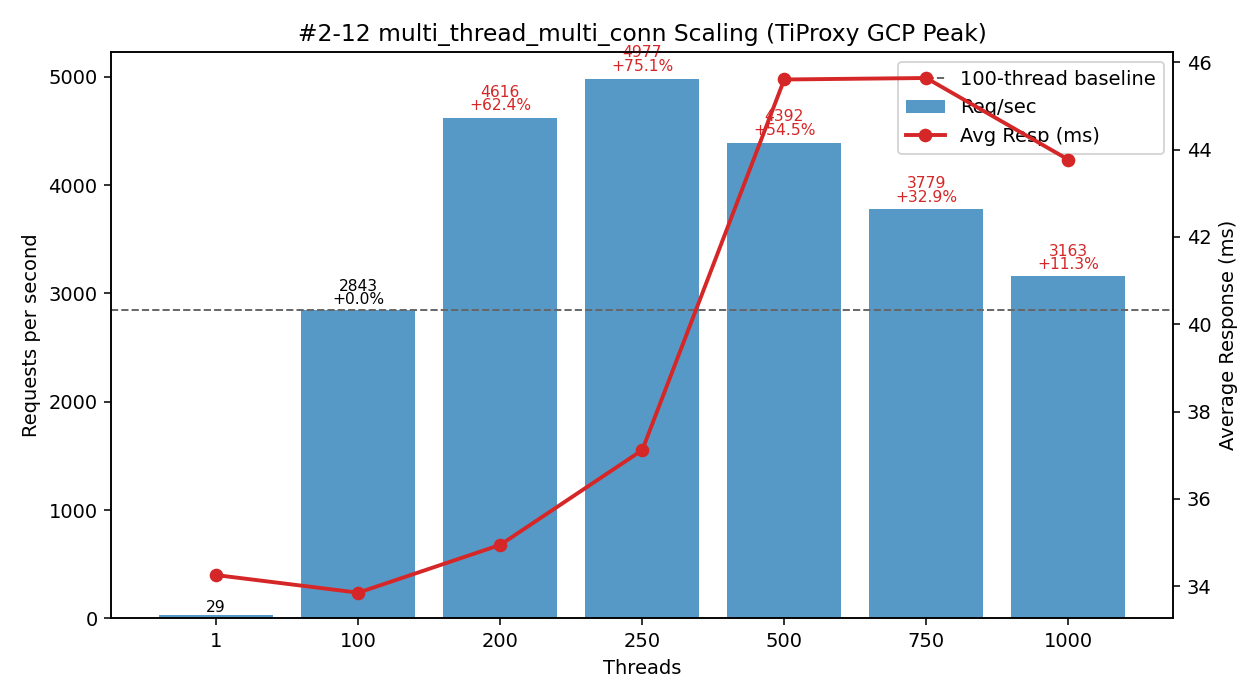

This chart was generated by the following Python code:
#!/usr/bin/env python3
"""
Plot multi_thread_multi_conn performance (#2-12 TiProxy GCP Peak dataset) - Threads vs Req/sec and Avg Latency.

Dataset provided (multi_thread_multi_conn rows extracted):
 Threads |   RPS    |  Avg_ms | Total_Time_s (as given) 
      1  |    29.19 |  34.252 | 342.529
    100  |  2843.08 |  33.849 |   3.517   *anomaly (avg_ms * N ~= 338s expected)
    200  |  4615.91 |  34.944 |   2.166   *anomaly
    250  |  4977.37 |  37.116 |   2.009   *anomaly
    500  |  4391.55 |  45.609 |   2.277   *anomaly
    750  |  3779.19 |  45.643 |   2.646   *anomaly
   1000  |  3163.10 |  43.773 |   3.161   *anomaly

Notes:
 - Total_Time_s values (>=100 threads) are inconsistent with Avg_ms; treat as anomalies (likely units mismatch or truncated output segment).
 - We still display the raw numbers but flag anomaly heuristically.

Template features (mirrors #2-11 style):
 - DATA constant: (threads, req_per_sec, avg_resp_ms, total_time_s)
 - ascii_table(): Threads | Req/sec | Avg_ms | Req/sec/Thread | ΔRPS_vs100% | anomaly
 - analyze(): peak throughput, best per-thread efficiency (>1 thread), scaling ratios vs 100-thread baseline
 - matplotlib dual-axis chart (bars=RPS, line=latency) with baseline and delta annotations
 - Observations + Chinese summary

Output: #2-12.png
"""
from __future__ import annotations

# (threads, req_per_sec, avg_resp_ms, total_time_s)
DATA = [
    (1,     29.19,   34.252, 342.529),
    (100, 2843.08,   33.849,   3.517),
    (200, 4615.91,   34.944,   2.166),
    (250, 4977.37,   37.116,   2.009),
    (500, 4391.55,   45.609,   2.277),
    (750, 3779.19,   45.643,   2.646),
    (1000, 3163.10,  43.773,   3.161),
]

PNG_NAME = "#2-12.png"


def _expected_total_time(avg_ms: float, total_tests: int = 10000) -> float:
    return (avg_ms / 1000.0) * total_tests


def analyze(data):
    peak = max(data, key=lambda r: r[1])
    efficiencies = [(t, rps / t) for t, rps, *_ in data if t > 1]
    best_eff = max(efficiencies, key=lambda x: x[1]) if efficiencies else None
    base100 = next((r for r in data if r[0] == 100), None)
    scaling = []
    if base100:
        base_rps = base100[1]
        for t, rps, *_ in data:
            if t >= 100:
                scaling.append((t, rps / base_rps))
    # anomaly detection (compare given total_time vs expected from avg_ms)
    anomalies = {}
    for t, rps, avg_ms, real_t in data:
        expected = _expected_total_time(avg_ms)
        if real_t:  # avoid div by zero
            diff_ratio = abs(expected - real_t) / expected
            anomalies[t] = diff_ratio > 0.5 and t >= 100  # mark only for >=100 to avoid 1-thread huge baseline skew
        else:
            anomalies[t] = True
    return {"peak": peak, "best_eff": best_eff, "scaling": scaling, "anomalies": anomalies}


def ascii_table(data):
    base = next((r[1] for r in data if r[0] == 100), None)
    headers = ["Threads", "Req/sec", "Avg_ms", "Req/sec/Thread", "ΔRPS_vs100%", "Anom"]
    rows = []
    for t, rps, avg_ms, total_time in data:
        eff = rps / t
        delta_pct = (rps - base) / base * 100.0 if base and t != 100 else 0.0
        expected = _expected_total_time(avg_ms)
        anomaly = abs(expected - total_time) / expected > 0.5 and t >= 100
        rows.append((t, rps, avg_ms, eff, delta_pct, "Y" if anomaly else ""))

    col_widths = []
    for i, h in enumerate(headers):
        max_content = max(len(f"{row[i]:.2f}" if isinstance(row[i], float) else str(row[i])) for row in rows)
        col_widths.append(max(len(h), max_content))

    def fmt(val, i):
        return (f"{val:.2f}" if isinstance(val, float) else str(val)).rjust(col_widths[i])

    lines = [
        " | ".join(headers[i].ljust(col_widths[i]) for i in range(len(headers))),
        "-+-".join('-'*w for w in col_widths)
    ]
    for row in rows:
        lines.append(" | ".join(fmt(row[i], i) for i in range(len(headers))))
    return "\n".join(lines)


def make_plot(data):
    try:
        import matplotlib.pyplot as plt
    except Exception:  # pragma: no cover
        print("[WARN] matplotlib not available, skipping PNG generation. Install with: pip install matplotlib")
        return False

    threads = [r[0] for r in data]
    rps = [r[1] for r in data]
    avg_ms = [r[2] for r in data]

    fig, ax1 = plt.subplots(figsize=(9, 5))
    bars = ax1.bar([str(t) for t in threads], rps, color="#1f77b4", alpha=0.75, label="Req/sec")
    ax1.set_xlabel("Threads")
    ax1.set_ylabel("Requests per second")
    ax1.set_title("#2-12 multi_thread_multi_conn Scaling (TiProxy GCP Peak)")

    ax2 = ax1.twinx()
    ax2.plot([str(t) for t in threads], avg_ms, color="#d62728", marker="o", linewidth=2, label="Avg Resp (ms)")
    ax2.set_ylabel("Average Response (ms)")

    base_rps = next((r[1] for r in data if r[0] == 100), None)
    if base_rps:
        ax1.axhline(base_rps, color='#666', linestyle='--', linewidth=1, label='100-thread baseline')

    for b, (t, val) in zip(bars, [(r[0], r[1]) for r in data]):
        if base_rps and t >= 100:
            delta_pct = (val - base_rps) / base_rps * 100.0
            delta_str = f"{delta_pct:+.1f}%" if t != 100 else "+0.0%"
            color = '#000' if t == 100 else ('#d62728' if delta_pct > 0 else '#2ca02c')
            ax1.text(b.get_x()+b.get_width()/2, b.get_height()*1.01,
                     f"{val:.0f}\n{delta_str}", ha='center', va='bottom', fontsize=8, color=color, linespacing=0.9)
        else:
            ax1.text(b.get_x()+b.get_width()/2, b.get_height()*1.01,
                     f"{val:.0f}", ha='center', va='bottom', fontsize=8)

    lines, labels = [], []
    for ax in (ax1, ax2):
        L = ax.get_legend_handles_labels()
        lines.extend(L[0]); labels.extend(L[1])
    ax1.legend(lines, labels, loc='upper right')

    fig.tight_layout()
    fig.savefig(PNG_NAME, dpi=140)
    print(f"[OK] Saved plot -> {PNG_NAME}")
    return True


def main():
    print("#2-12 multi_thread_multi_conn dataset (TiProxy GCP Peak):")
    print(ascii_table(DATA))
    results = analyze(DATA)
    peak_threads, peak_rps, peak_avg, _ = results["peak"]
    print(f"\nPeak throughput at {peak_threads} threads: {peak_rps:.2f} req/sec (avg {peak_avg:.3f} ms)")
    if results["best_eff"]:
        t, eff = results["best_eff"]
        print(f"Best per-thread efficiency (t>1) at {t} threads: {eff:.2f} req/sec/thread")
    if results["scaling"]:
        print("\nScaling vs 100-thread baseline (>=100 threads):")
        for t, ratio in results["scaling"]:
            pct = (ratio - 1) * 100
            sign = "+" if pct >= 0 else ""
            print(f"  {t:>4} threads: {ratio*100:5.1f}% of baseline ({sign}{pct:.2f}%)")

    base_rps = next((r[1] for r in DATA if r[0] == 100), None)
    r = {t: rps for t, rps, *_ in DATA}
    def d(t):
        return (r[t] - base_rps)/base_rps*100 if base_rps and t != 100 else 0.0

    # Observations
    print("\nObservations:")
    print(" - Peak throughput at {} threads ({:.2f} req/sec) = +{:.1f}% over 100-thread baseline ({:.2f}).".format(
        peak_threads, peak_rps, (peak_rps/base_rps -1)*100 if base_rps else 0, base_rps))
    print(" - Throughput climbs from 2843 (100T) -> 4616 (200T) -> 4977 (250T) with modest latency rise (33.8 -> 37.1 ms).")
    print(" - After peak, RPS declines: 4392 (500T), 3779 (750T), 3163 (1000T); latency worsens to ~45 ms region.")
    print(" - Per-thread efficiency erodes continuously (28.43 @100T -> 19.91 @250T -> 8.78 @500T -> 3.16 @1000T).")
    print(" - Anomalous total_time_s values (>=100T) suggest measurement artifact (possibly reporting only active phase).")
    print(" - Recommend capping at ~250T for max throughput or ~200T for slightly lower latency with ~93% of peak RPS.")

    print("\n摘要 (繁體中文):")
    print(" - 峰值於 250T (~4977 RPS, 較 100T +{:.1f}%)，延遲僅略升".format(d(250)))
    print(" - 200T 仍保有 {:.1f}% 增益且延遲較 250T 更低，適合作為穩定高效併發點".format(d(200)))
    print(" - 500T 以上吞吐遞減且效率快速衰退，建議避免超過 250T 持續運行")
    print(" - total_time_s 顯示異常，需重新驗證壓測工具統計方式")

    make_plot(DATA)


if __name__ == "__main__":
    main()
